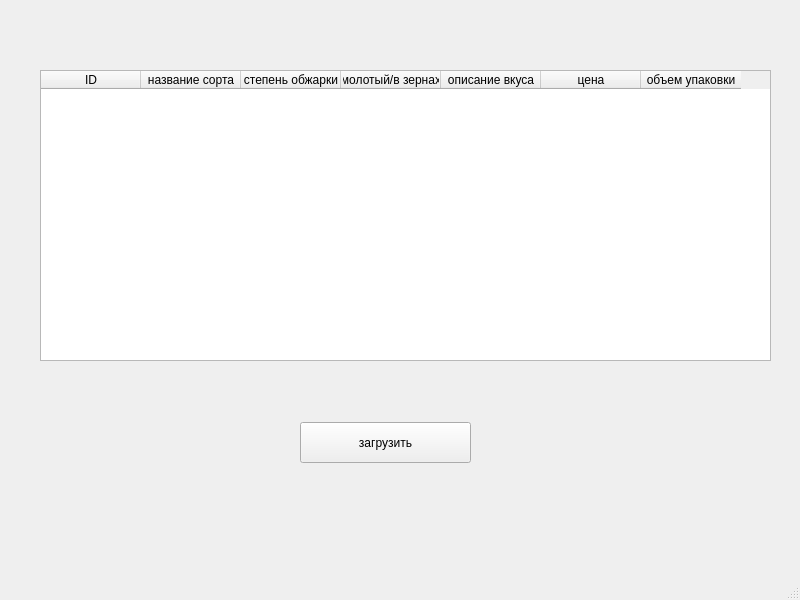
<?xml version="1.0" encoding="UTF-8"?>
<ui version="4.0">
 <class>MainWindow</class>
 <widget class="QMainWindow" name="MainWindow">
  <property name="geometry">
   <rect>
    <x>0</x>
    <y>0</y>
    <width>800</width>
    <height>600</height>
   </rect>
  </property>
  <property name="windowTitle">
   <string>MainWindow</string>
  </property>
  <widget class="QWidget" name="centralwidget">
   <widget class="QTableWidget" name="tableWidget">
    <property name="geometry">
     <rect>
      <x>40</x>
      <y>70</y>
      <width>731</width>
      <height>291</height>
     </rect>
    </property>
    <column>
     <property name="text">
      <string>ID</string>
     </property>
    </column>
    <column>
     <property name="text">
      <string>название сорта</string>
     </property>
    </column>
    <column>
     <property name="text">
      <string>степень обжарки</string>
     </property>
    </column>
    <column>
     <property name="text">
      <string>молотый/в зернах</string>
     </property>
    </column>
    <column>
     <property name="text">
      <string>описание вкуса</string>
     </property>
    </column>
    <column>
     <property name="text">
      <string>цена</string>
     </property>
    </column>
    <column>
     <property name="text">
      <string>объем упаковки</string>
     </property>
    </column>
   </widget>
   <widget class="QPushButton" name="get">
    <property name="geometry">
     <rect>
      <x>300</x>
      <y>422</y>
      <width>171</width>
      <height>41</height>
     </rect>
    </property>
    <property name="text">
     <string>загрузить</string>
    </property>
   </widget>
  </widget>
  <widget class="QMenuBar" name="menubar">
   <property name="geometry">
    <rect>
     <x>0</x>
     <y>0</y>
     <width>800</width>
     <height>21</height>
    </rect>
   </property>
  </widget>
  <widget class="QStatusBar" name="statusbar"/>
 </widget>
 <resources/>
 <connections/>
</ui>
